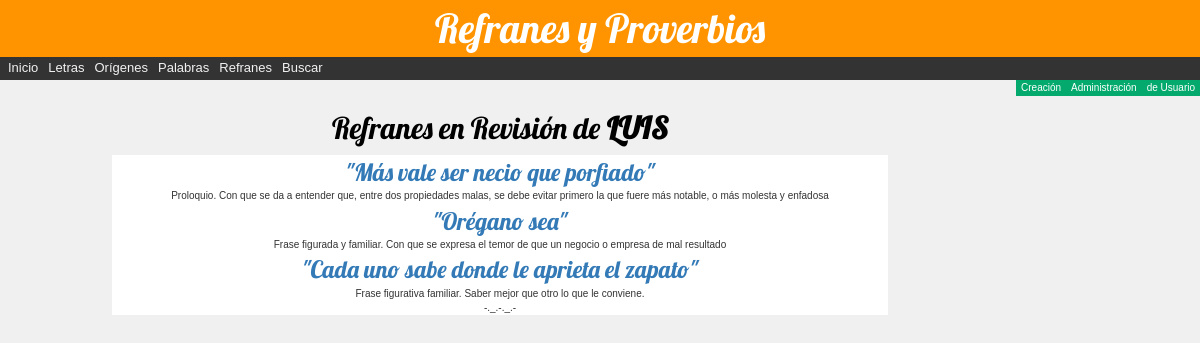
Page /refran/misenrevision/ (signed in) on the committed database.
### refran/models.py (models this page shows, shortened)
class Refran(models.Model):
   id = models.UUIDField(
        primary_key=True,
        default=uuid.uuid4,
        )
   dicho = models.TextField(
           'Refrán',
           max_length=191,
           )
   explicacion = models.TextField(
                 'Explicación',
                 max_length=251,
                 )
   fecha = models.DateField(
           'Registrado',
           default=date.today,
           null=True,
           blank=True
           )
   fechaaprobacion = models.DateField(
           'Aprobado',
           null=True,
           blank=True
           )
   fechapublicacion = models.DateField(
           'Publicado',
           null=True,
           blank=True
           )
   ESTADOS = (
         ('r', 'Revisión'),
         ('a', 'Aprobado'),
         ('p', 'Publicado')
      )
   estado = models.CharField(
            'Estado',
            max_length=1,
            choices=ESTADOS,
            blank=True,
            default='r',
            )
   letra = models.ForeignKey(
           'Letra',
           on_delete=models.RESTRICT,
           null=False
           )
   palabra = models.ForeignKey(
             'Palabra',
             on_delete=models.RESTRICT,
             null=True
             )
   origen = models.ForeignKey(
            'Origen',
            on_delete=models.RESTRICT,
            null=True
            )
   creador = models.ForeignKey(
             settings.AUTH_USER_MODEL,
             on_delete=models.SET_NULL,
             null=True,
             blank=True
             )
   class Meta:
      ordering = ['palabra', 'fecha', 'fechaaprobacion', 'fechapublicacion']
   @property
   def es_antiguo(self):
      return bool(self.fecha and self.creador and self.fecha < date.today() - datetime.timedelta(weeks=52))

### refran/views.py (the view)
# urls.py: path('misenrevision/', views.RefranesenRevisionListView.as_view(), name='mis-refranes-enrevision'),
class RefranesenRevisionListView(LoginRequiredMixin, generic.ListView):
   model = Refran
   template_name = 'refran/refranesenrevision_de_usuario.html'
   paginate_by = 10
   def get_queryset(self):
      return(
         Refran.objects.filter(creador=self.request.user).filter(estado__exact='r').order_by('palabra')
         )

### refran/templates/refran/refranesenrevision_de_usuario.html
{% extends "base_generic.html" %}
{% block content %}
<div class="col-sm-10">
   <div class="titulo_pag">
   <h2>Refranes en Revisión de <strong>{{ user.get_username.upper }}</strong></h2>
   </div>
   <div id="contenido">
   <section>
      <article>
   {% if refran_list %}
   <table border="0" width="100%">
         <tr>
      {% for refran in refran_list %}
         <td align="center" class="{% if refran.es_antiguo %}text-danger{% endif %}">
            <a class="refran" href="{% url 'refran-detalle' refran.pk %}">"{{ refran.dicho }}"</a>
          </td>
          </tr><tr>
          <td>  {{ refran.explicacion }}</td>
          </tr>
      {% endfor %}
      <tr><td colspan="2">-._.-._.-</td></tr>
   </table>
   {% else %}
      <p>No tienes refranes en revisión</p>
   {% endif %}
     </article>
  </section>
{% endblock %}

### refran/static/css/estilos.css (style rules this page uses)
body { margin:0; font-family: Arial, Helvetica, sans-serif; background-color:#f0f0f0; font-size:100%; margin:0; padding:0; border:0; }
h1, h2 { font-family: 'Lobster', cursive; }
.titulo_pag { font-family:Lobster; color:#000000; z-index:1; position:relative; text-align:center; font-size:2.5em; padding-top:0.5em; }
#contenido { width:80%; margin: 0 auto; x_background-color:#f9f9f2; x_border-radius: 5rem 5rem 5rem 5rem; }
section { x_border-radius: 5rem 5rem 5rem 5rem; }
article { x_-webkit-box-sizing:border-box; x_-moz-box-sizing:border-box; x_box-sizing:border-box; float:left; height:100%; width:100%; background-color:white; padding:0px; text-align:center; x_border-color:red; x_border-style:double; x_border-radius: 5rem 5rem 5rem 5rem; }
.refran { margin-top: 10px; margin-botton: 15px; font-family: 'Lobster'; font-size: 18pt; }

### rows in the picture
Refran: dicho "Más vale ser necio que porfiado", explicacion "Proloquio. Con que se da a entender que, entre dos propiedades malas, se debe evitar primero la que fuere más notable, o más molesta y enfadosa"
Refran: dicho "Orégano sea", explicacion "Frase figurada y familiar. Con que se expresa el temor de que un negocio o empresa de mal resultado"
Refran: dicho "Cada uno sabe donde le aprieta el zapato", explicacion "Frase figurativa familiar. Saber mejor que otro lo que le conviene."

### other values in the picture
{{ user.get_username.upper }} "LUIS"
